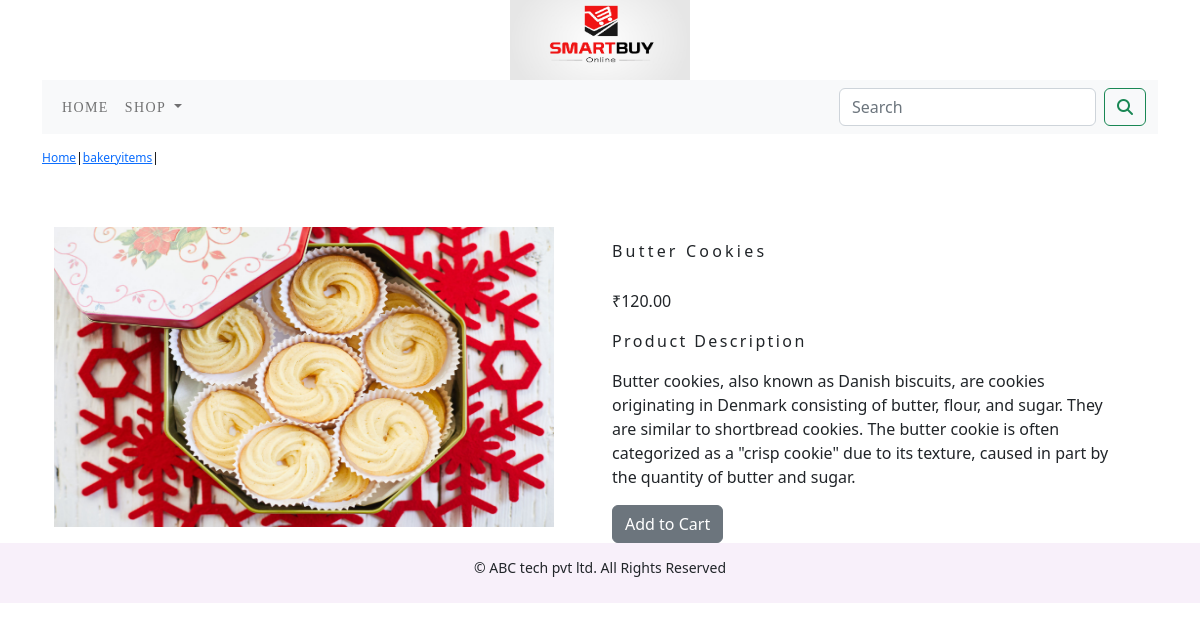
Page /shop/bakery-items/butter-cookies/ on the committed database.
### shop/models.py (models this page shows, shortened)
class Product(models.Model):
    name = models.CharField(max_length=250, unique=True)
    slug = models.SlugField(max_length=250, unique=True)
    description = models.TextField(blank=True)
    price = models.DecimalField(max_digits=10, decimal_places=2)
    category = models.ForeignKey(Category, on_delete=models.CASCADE)
    image = models.ImageField(upload_to='product', blank=True)
    stock = models.IntegerField()
    available = models.BooleanField(default=True)
    created = models.DateTimeField(auto_now_add=True)
    updated = models.DateTimeField(auto_now=True)
    class Meta:
        ordering = ('name',)
        verbose_name = 'product'
        verbose_name_plural = 'products'

class Category(models.Model):
    name = models.CharField(max_length=250, unique=True)
    slug = models.SlugField(max_length=250, unique=True)
    description = models.TextField(blank=True)
    image = models.ImageField(upload_to='category', blank=True)
    class Meta:
        ordering = ('name',)
        verbose_name = 'category'
        verbose_name_plural = 'categories'
    def get_url(self):
        return reverse('shop:products_by_category', args=[self.slug])
    def __str__(self):
        return '{}'.format(self.name)

### shop/views.py (the view)
# urls.py: path('<slug:c_slug>/<slug:product_slug>/', views.ProdDetail, name='products_category_detail'),
def ProdDetail(request, c_slug, product_slug):
    try:
        product = Product.objects.get(category__slug=c_slug, slug=product_slug)
    except Exception as e:
        raise e
    return render(request, 'product.html', {'product': product})

### cart/context_processors.py (called while the page is built)
def counter(request):
    item_count = 0
    if 'admin' in request.path:
        return {}
    else:
        try:
            cart = Cart.objects.filter(cart_id= _cart_id(request))
            cart_items=CartItem.objects.all().filter(cart=cart[:1])
            for cart_item in cart_items:
                item_count += cart_item.quantity
        except Cart.DoesNotExist:
            item_count = 0
        return dict(item_count=item_count)

### cart/views.py (called while the page is built)
def _cart_id(request):
    cart = request.session.session_key
    if not cart:
        cart = request.session.create()
    return cart

### shop/context_processors.py (called while the page is built)
def menu_links(request):
    links = Category.objects.all()
    return dict(links=links)

### templates/product.html (shortened to what this page needs)
{% extends 'base.html' %}
{% load static %}
{% block content %}
<div class="row my_prod_row_class">
  <div class="mx_auto">
    <p><a href="{% url 'shop:AllprodCat' %}">Home</a>|<a href="{{product.category.url}}">{{product.category}}</a>|{{Product.name}}</p>
  </div>
</div>
<div class="container">
<br>
<div class="row">
  <div class="col-6 col-sm-6 col-md-6 col-lg-6">
      <img src="{{product.image.url}}" alt="{{product.name}}" style="min-width :10rem" width="500px" height="300px">
  </div>
  <div class="col-6 col-sm-6 col-md-6 col-lg-6">
      <h1 class="my_prod_title">{{product.name}}</h1>
      <p>₹{{product.price}}</p>
      <p class="my_title">Product Description</p>
      <p class="text-justify my_prod_text">{{product.description}}</p>
      {% if product.stock <= 0 %}
      <p class="text-justify my_prod_text"><b>Out of Stock</b></p>
      {% else %}
      <a href="{% url 'cart:add_cart' product.id %}" class="btn btn-secondary">Add to Cart</a>
      {% endif %}
  </div>
</div>
</div>
{% endblock %}

### static/css/custom.css (style rules this page uses)
body { font-family: 'Lato', sans-serif; }
.my_title { font-size:16px; text_transform:uppercase; letter-spacing:0.15em; }
.my_prod_row_class { padding-top:15px; padding-bottom:20px; }
.my_prod_row_class .mx_auto { color:#000 ; font-size:12px; text-decoration:none; }
.my_prod_title { font-size:16px; text_transform:uppercase; letter-spacing:0.2em; padding-top:15px; padding-bottom:20px; }
.my_prod_text { padding-right:20px; }

### rows in the picture
Product: category "bakeryitems", image (picture), name "Butter Cookies", price "120.00", description "Butter cookies, also known as Danish biscuits, are cookies originating in Denmark consisting of butter, flour, and sugar. They are similar to shortbread cookies. The butter cookie is often categorized as a \"crisp cookie\" due to its texture, caused in part by the quantity of butter and sugar."
